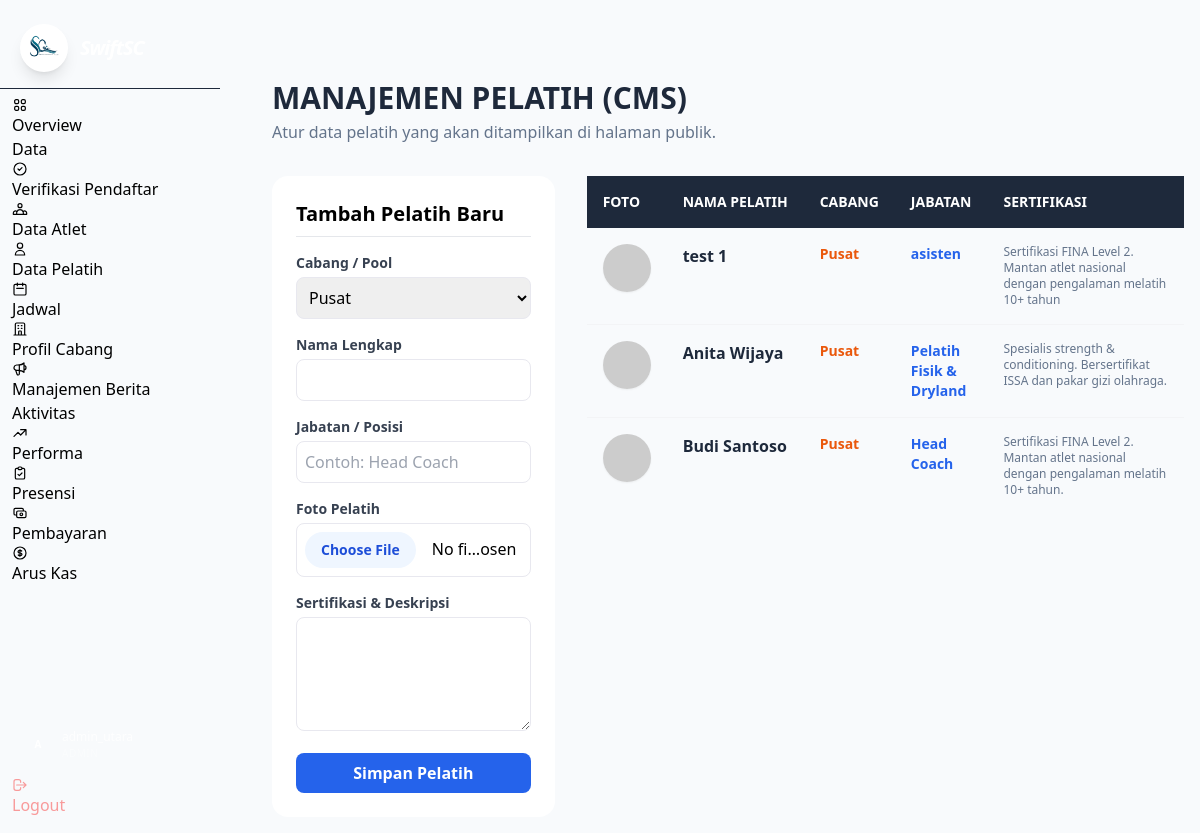
Screenshot of /admin/manage_pelatih.php (signed in) with the database file from the repository.
### tables this page shows
CREATE TABLE `pelatih` (
  `id` int(11) NOT NULL,
  `nama` varchar(100) NOT NULL,
  `jabatan` varchar(100) NOT NULL,
  `sertifikasi` text DEFAULT NULL,
  `foto` varchar(255) DEFAULT 'default_coach.jpg',
  `cabang` varchar(100) DEFAULT 'Pusat',
  `is_highlighted` tinyint(1) DEFAULT 0
);

### admin/manage_pelatih.php (the view, shortened to what this page needs)
<?php
$user_role = $_SESSION['role'];
include '../includes/koneksi.php';
?>
<!DOCTYPE html>
<html lang="id">
<head>
    <script src="https://cdn.tailwindcss.com"></script>
</head>
<body class="bg-slate-50">
<?php include '../includes/sidebar.php'; ?>
    <div class="p-4 sm:ml-64 pt-20">
        <div class="container mx-auto">
            <div class="mb-8">
                <h1 class="text-3xl font-black text-slate-800 uppercase">Manajemen Pelatih (CMS)</h1>
                <p class="text-slate-500 mt-1">Atur data pelatih yang akan ditampilkan di halaman publik.</p>
            </div>
            <div class="grid grid-cols-1 lg:grid-cols-3 gap-8">
                <div class="lg:col-span-1">
                    <div class="bg-white p-6 rounded-2xl card-hover sticky top-24">
                        <h3 class="text-xl font-bold mb-4 border-b pb-2">Tambah Pelatih Baru</h3>
                        <form action="" method="POST" enctype="multipart/form-data" class="space-y-4">
                            <?php if ($user_role === 'admin'): ?>
                            <div>
                                <label class="block text-sm font-semibold text-gray-700 mb-1">Cabang / Pool</label>
                                <select name="cabang" required class="w-full border border-[#E8E8EF] rounded-lg p-2 focus:ring-2 focus:ring-blue-500 focus:outline-none">
                                    <option value="Pusat">Pusat</option>
                                </select>
                            </div>
                            <?php endif; ?>
                            <div>
                                <label class="block text-sm font-semibold text-gray-700 mb-1">Nama Lengkap</label>
                                <input type="text" name="nama" required class="w-full border border-[#E8E8EF] rounded-lg p-2 flex-1 focus:ring-2 focus:ring-blue-500 focus:outline-none">
                            </div>
                            <div>
                                <label class="block text-sm font-semibold text-gray-700 mb-1">Jabatan / Posisi</label>
                                <input type="text" name="jabatan" required placeholder="Contoh: Head Coach" class="w-full border border-[#E8E8EF] rounded-lg p-2 focus:ring-2 focus:ring-blue-500">
                            </div>
                            <div>
                                <label class="block text-sm font-semibold text-gray-700 mb-1">Foto Pelatih</label>
                                <input type="file" name="foto" accept=".jpg,.jpeg,.png,.webp" class="w-full border border-[#E8E8EF] rounded-lg p-2 file:mr-4 file:py-2 file:px-4 file:rounded-full file:border-0 file:text-sm file:font-semibold file:bg-blue-50 file:text-blue-700 hover:file:bg-blue-100 cursor-pointer">
                            </div>
                            <div>
                                <label class="block text-sm font-semibold text-gray-700 mb-1">Sertifikasi & Deskripsi</label>
                                <textarea name="sertifikasi" rows="4" required class="w-full border border-[#E8E8EF] rounded-lg p-2 focus:ring-2 focus:ring-blue-500"></textarea>
                            </div>
                            <button type="submit" name="tambah" class="w-full bg-blue-600 text-white font-bold py-2 rounded-lg hover:bg-blue-700 transition-all duration-200">Simpan Pelatih</button>
                        </form>
                    </div>
                </div>
                <div class="lg:col-span-2">
                    <div class="card overflow-hidden">
                        <div class="overflow-x-auto">
                        <table class="w-full text-left border-collapse">
                            <thead class="bg-slate-800 text-white text-sm uppercase">
                                <tr>
                                    <th class="p-4 whitespace-nowrap">Foto</th>
                                    <th class="p-4 whitespace-nowrap">Nama Pelatih</th>
                                    <th class="p-4 whitespace-nowrap">Cabang</th>
                                    <th class="p-4 whitespace-nowrap">Jabatan</th>
                                    <th class="p-4 min-w-[200px]">Sertifikasi</th>
                                </tr>
                            </thead>
                            <tbody class="divide-y divide-gray-100">
                                <?php
                                $q_str = "SELECT * FROM pelatih";
                                $q_str .= " ORDER BY id DESC";
                                $query = mysqli_query($koneksi, $q_str);
                                while ($row = mysqli_fetch_assoc($query)) :
                                    $foto_path = !empty($row['foto']) && file_exists($row['foto']) ? $row['foto'] : 'https://ui-avatars.com/api/?name=' . urlencode($row['nama']) . '&background=random';
                                ?>
                                <tr class="hover:bg-slate-50 transition-all duration-200 align-top">
                                    <td class="p-4">
                                        <div class="w-12 h-12 rounded-full bg-cover bg-center shadow-sm" style="background-image: url('<?= $foto_path ?>');"></div>
                                    </td>
                                    <td class="p-4 font-bold text-slate-800"><?= $row['nama']; ?></td>
                                    <td class="p-4 text-sm text-orange-600 font-bold"><?= $row['cabang'] ?? 'Pusat'; ?></td>
                                    <td class="p-4 text-sm text-blue-600 font-semibold"><?= $row['jabatan']; ?></td>
                                    <td class="p-4 text-xs text-slate-500 whitespace-pre-wrap"><?= $row['sertifikasi']; ?></td>
                                </tr>
                                <?php endwhile; ?>
                            </tbody>
                        </table>
                        </div>
                    </div>
                </div>
            </div>
        </div>
    </div>
</body>
</html>

### rows the page displays
pelatih: nama "test 1", cabang "Pusat", jabatan "asisten", sertifikasi "Sertifikasi FINA Level 2. Mantan atlet nasional dengan pengalaman melatih 10+ tahun"
pelatih: nama "Anita Wijaya", cabang "Pusat", jabatan "Pelatih Fisik & Dryland", sertifikasi "Spesialis strength & conditioning. Bersertifikat ISSA dan pakar gizi olahraga."
pelatih: nama "Budi Santoso", cabang "Pusat", jabatan "Head Coach", sertifikasi "Sertifikasi FINA Level 2. Mantan atlet nasional dengan pengalaman melatih 10+ tahun."
